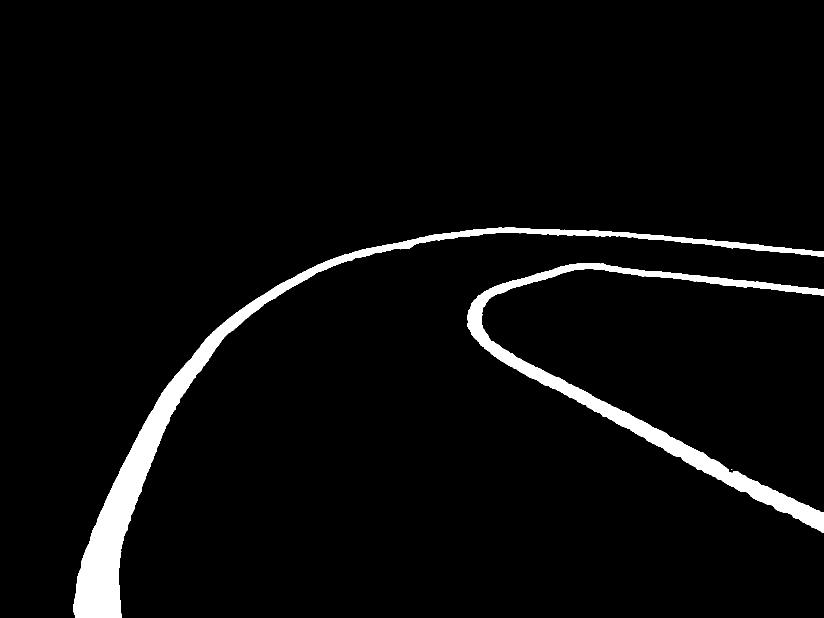
#> input picture PerspectiveTransform/images/test3.png, 1648 x 1236 px, found by its file name (shown at 1/2 size)
$ python perspective_view.py
#> lines starting #> are read from the running program, lines starting #| are printed output that depends on the picture; after the words box and inside, x2 and y2 are one past the last pixel; in counts of white or black regions, pixels touching at a corner belong together
import cv2
import numpy as np

def main():
    # -------------------------------------------------------
    # 1. Load and Preprocess the Binary Segmentation Mask
    # -------------------------------------------------------
    mask_path = "test3.png"  # Update with your correct path
    original_path = "after.png"

    sam_mask = cv2.imread(mask_path, cv2.IMREAD_GRAYSCALE)
#> sam_mask: shape (1236, 1648); 4% white; 3 white regions (1 under 20 px), largest, box (x1, y1, x2, y2) and area: (147, 455, 1648, 1236) 49437, (935, 527, 1648, 1065) 32820

    if sam_mask is None:
        print(f"Error: Could not load segmentation mask from {mask_path}. Check file path and format.")
        return

    # Resize the mask for consistency
    original_size = (800, 600)
    sam_mask = cv2.resize(sam_mask, original_size)
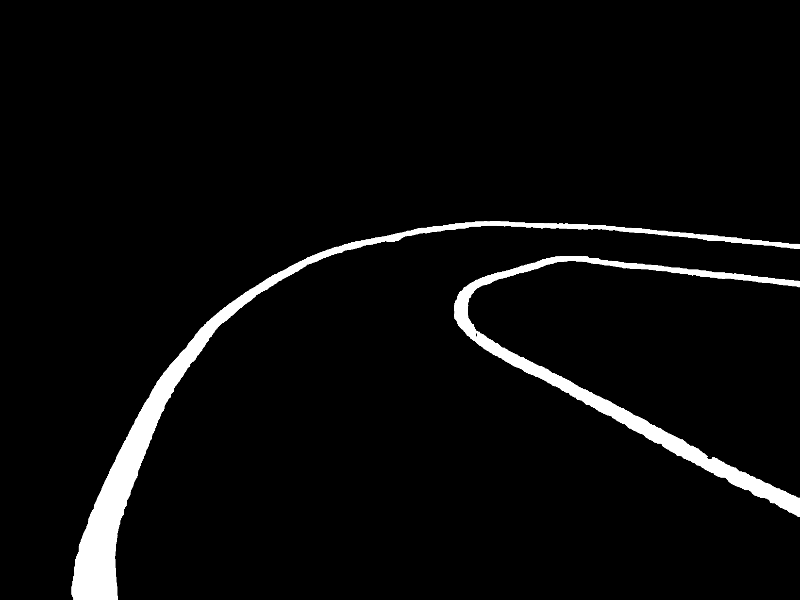
#> sam_mask: shape (600, 800); min 0, max 255, mean 10.3

    # Convert to binary (0 or 255)
    _, sam_mask = cv2.threshold(sam_mask, 127, 255, cv2.THRESH_BINARY)
#> sam_mask: shape (600, 800); 4% white; 2 white regions, box (x1, y1, x2, y2) and area: (71, 221, 800, 600) 11683, (454, 256, 800, 517) 7732

    # -------------------------------------------------------
    # 2. Define Source & Destination Points
    # -------------------------------------------------------
    # Source points (where in the original mask you want to transform)
    tl = (296, 226)  # Top-left
    bl = (45,   435)  # Bottom-left
    tr = (501, 223)  # Top-right
    br = (750, 404)  # Bottom-right
    pts1 = np.float32([tl, bl, tr, br])

    # Destination points (bird’s-eye view layout)
    output_size = (800, 600)  # (width, height)
    pts2 = np.float32([
        [206,  29],   # New top-left
        [192, 513], # New bottom-left
        [589,  6],   # New top-right
        [602,  496]  # New bottom-right
    ])

    # -------------------------------------------------------
    # 3. Compute & Apply Perspective Transformation
    # -------------------------------------------------------
    matrix = cv2.getPerspectiveTransform(pts1, pts2)
    print("Perspective Transformation Matrix:\n", matrix)

    # Convert mask to float32 for warpPerspective
    sam_mask = sam_mask.astype(np.float32)

    # Use nearest-neighbor interpolation to avoid grayscale artifacts
    transformed_mask = cv2.warpPerspective(
        sam_mask,
        matrix,
        output_size,
        flags=cv2.INTER_NEAREST
    )
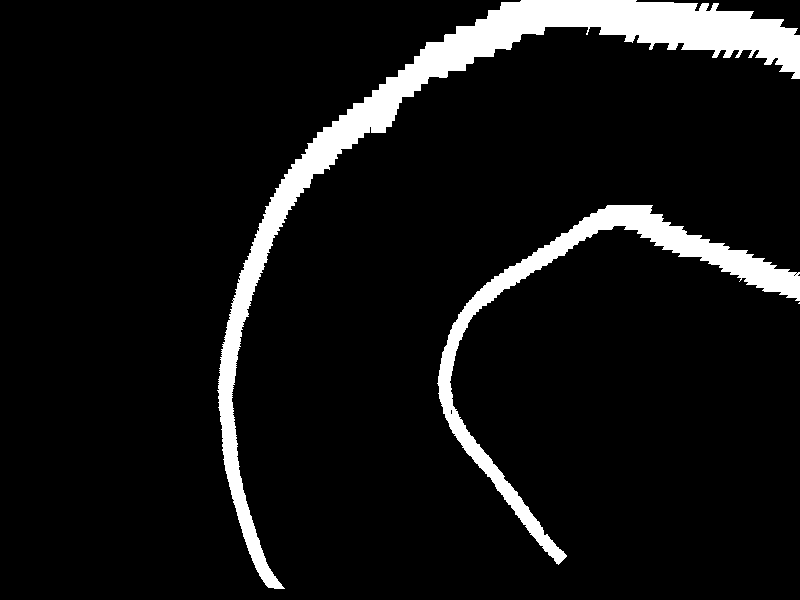
#> transformed_mask: shape (600, 800) float32; 8% white; 3 white regions (1 under 20 px), largest, box (x1, y1, x2, y2) and area: (217, 0, 800, 589) 26589, (437, 205, 800, 565) 11749

    # Re-threshold to ensure the result remains strictly 0 or 255
    _, transformed_mask = cv2.threshold(transformed_mask, 127, 255, cv2.THRESH_BINARY)

    # (Optional) Morphological close to smooth small gaps/jaggies
    kernel = cv2.getStructuringElement(cv2.MORPH_ELLIPSE, (3, 3))
    transformed_mask = cv2.morphologyEx(transformed_mask, cv2.MORPH_CLOSE, kernel)
#> transformed_mask: shape (600, 800) float32; 8.1% white; 2 white regions, box (x1, y1, x2, y2) and area: (217, 0, 800, 589) 26762, (437, 205, 800, 565) 11904

    # Convert back to uint8 for display
    transformed_mask = transformed_mask.astype(np.uint8)

    # -------------------------------------------------------
    # 4. Display Results
    # -------------------------------------------------------
    original_image = cv2.imread(original_path)
    cv2.imshow("Original Bird-Eye", original_image)
    cv2.imshow("Original SAM Mask", sam_mask.astype(np.uint8))
    cv2.imshow("Transformed Mask (Bird’s-Eye View)", transformed_mask)
    cv2.waitKey(0)
    cv2.destroyAllWindows()

if __name__ == "__main__":
    main()

$ run again, with PerspectiveTransform/images/image.png copied over PerspectiveTransform/images/test3.png
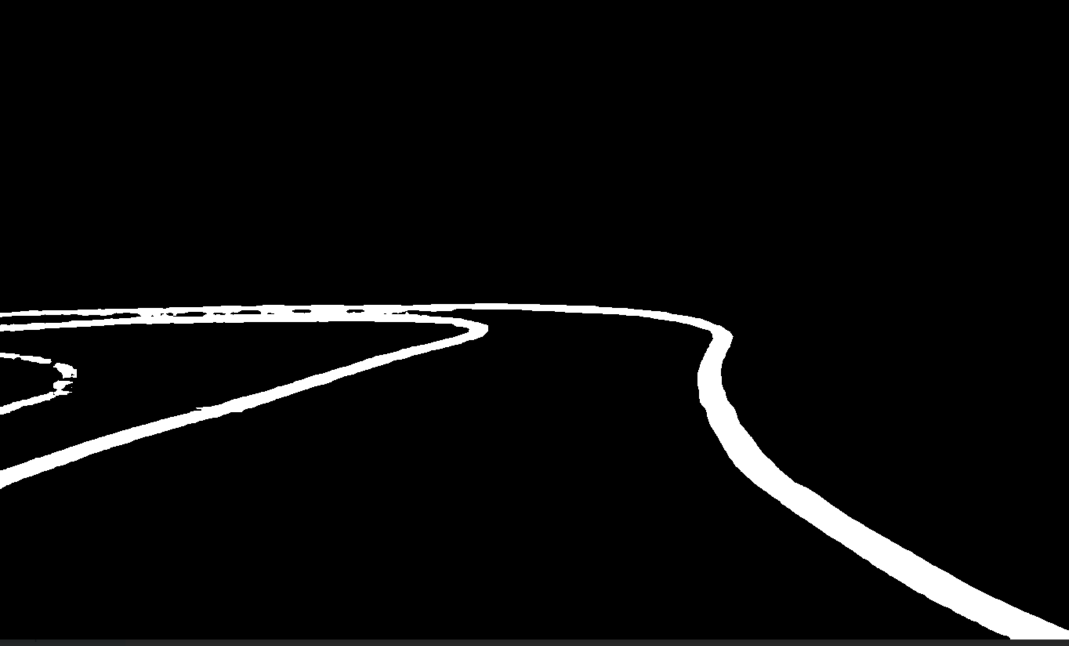
#> input picture PerspectiveTransform/images/image.png, 2138 x 1291 px, found by its file name (shown at 1/2 size)
#> in main, `_, sam_mask = cv2.threshold(sam_mask, 127, 255, cv2.THRESH_BINARY)`:
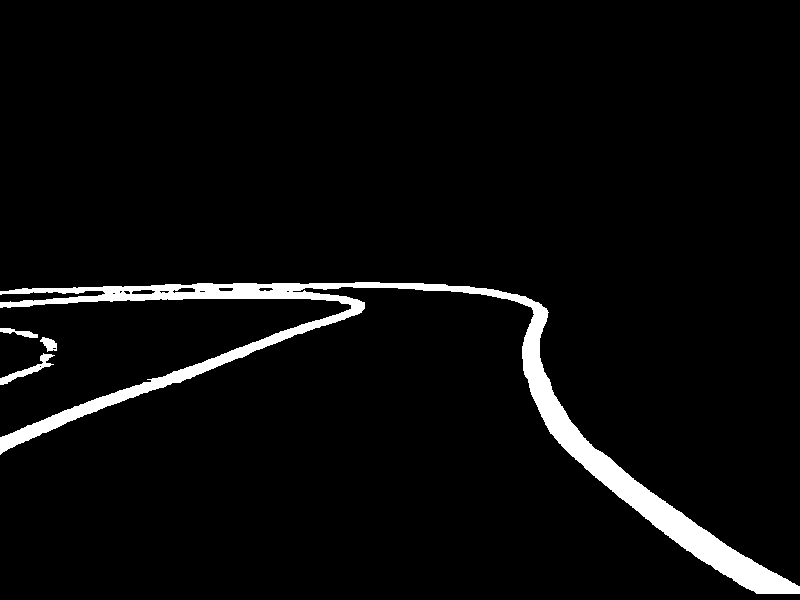
#> sam_mask: shape (600, 800); 4.2% white; 4 white regions, box (x1, y1, x2, y2) and area: (0, 282, 800, 594) 19382, (0, 353, 55, 385) 403, (0, 328, 38, 338) 176, (40, 337, 57, 352) 151
#> in main, `transformed_mask = cv2.morphologyEx(transformed_mask, cv2.MORPH_CLOSE,..`:
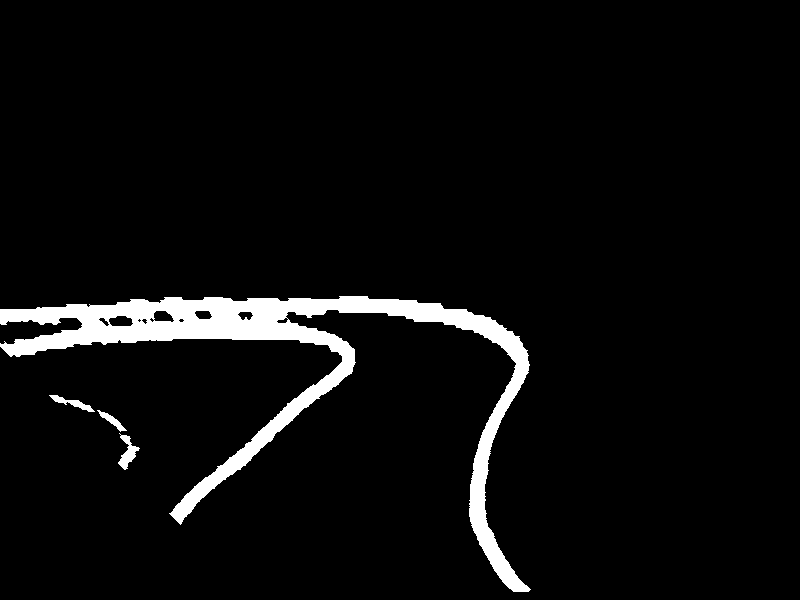
#> transformed_mask: shape (600, 800) float32; 4.8% white; 4 white regions, box (x1, y1, x2, y2) and area: (0, 296, 531, 592) 22387, (118, 433, 140, 470) 327, (49, 395, 95, 412) 240, (97, 410, 127, 432) 182
